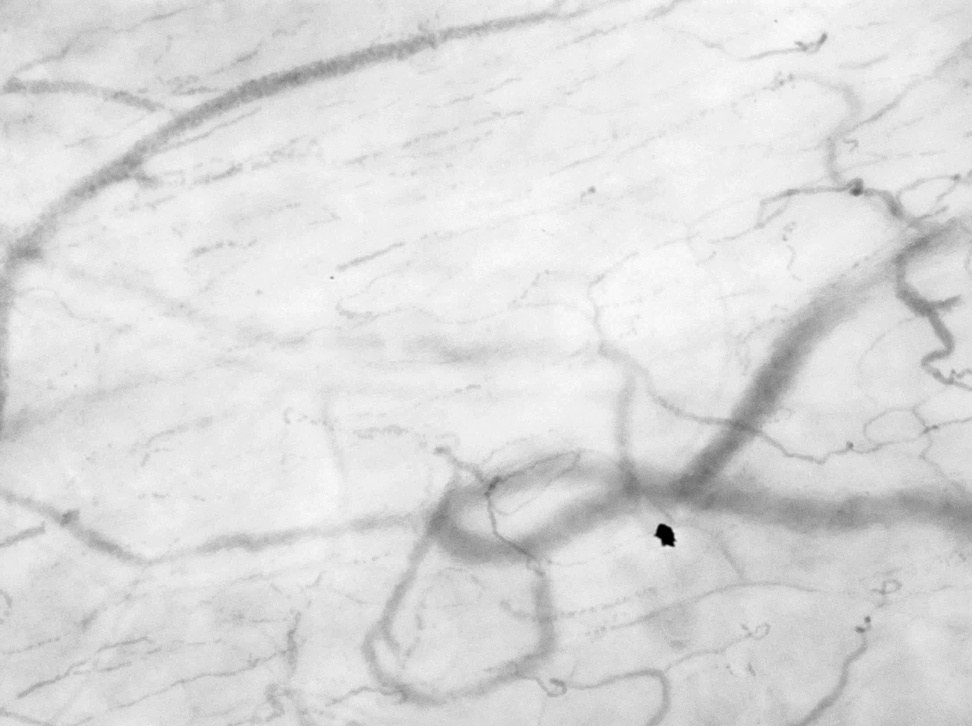
#> input picture firstImage.jpg, 972 x 726 px, shrunk from 2208 x 1648 before the run, given in place of movie1.mp4, which was not available
$ python imageFiltering.py
#> lines starting #> are read from the running program, lines starting #| are printed output that depends on the picture; after the words box and inside, x2 and y2 are one past the last pixel; in counts of white or black regions, pixels touching at a corner belong together; pictures that were not available may be replaced by others from this repository, and a replacement may not be noted
# -*- coding: utf-8 -*-
"""
Created on Mon May  7 19:26:20 2018

@author: DocBrown

This file experiments with filters from the paper:
   "Image Processing and Machine Learning for Diagnostic Analysis of Microcirculation"
"""

import cv2
import pywt
import numpy as np
#import PIL

#from matplotlib import pyplot as plt

print(cv2.__version__)
vidcap = cv2.VideoCapture('E:\Projects\Videos\movie1.mp4')
success,image = vidcap.read()
#> image is the input picture: shape (726, 972, 3); min 0, max 252, mean 219.9

#Greyscal conversion of image
img1 = cv2.cvtColor( image,cv2.COLOR_BGR2GRAY )

#Remove defect from image by removing dark pixels
b = img1 < 100  #remove defect using numpy array operation - loop too slow
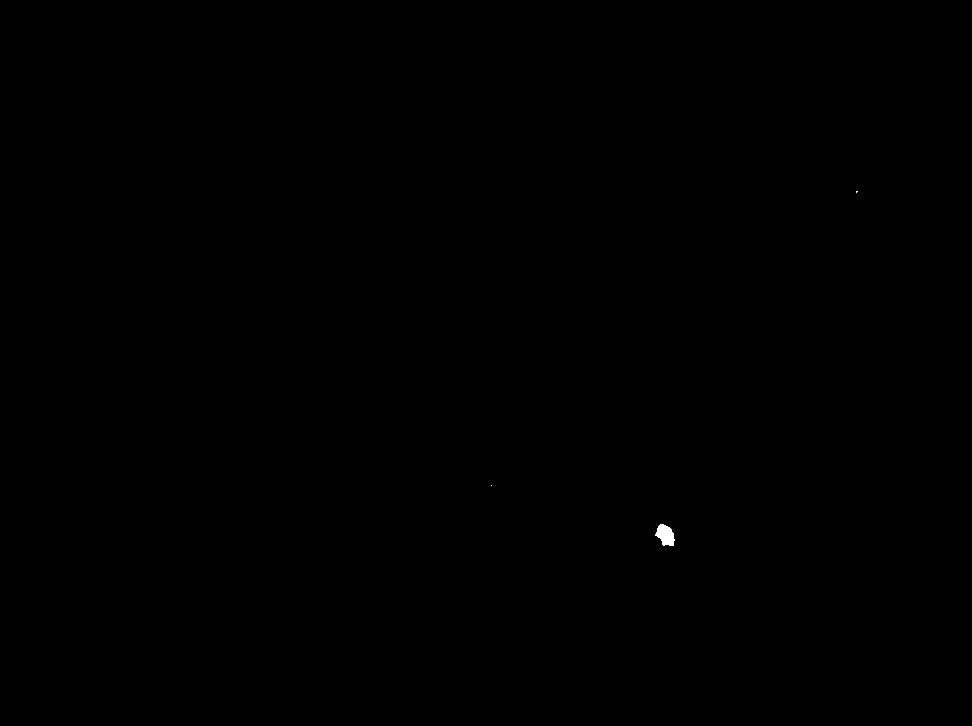
#> b: shape (726, 972) bool; 0.04% white; 3 white regions (2 under 20 px), largest, box (x1, y1, x2, y2) and area: (655, 524, 675, 546) 295
img1[b] = 255
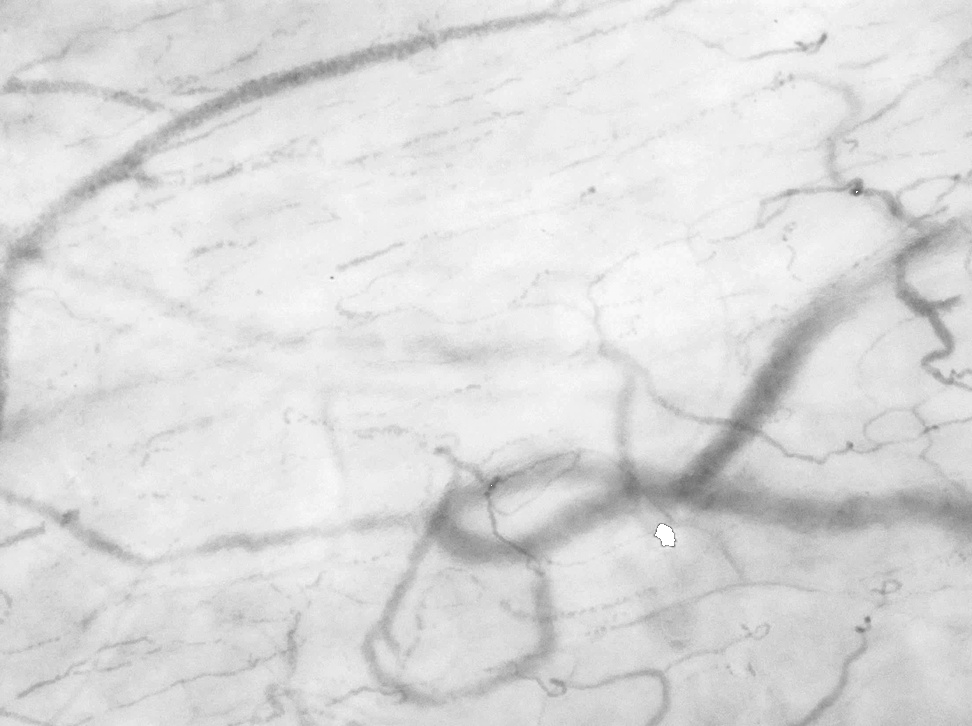
#> img1: shape (726, 972); min 100, max 255, mean 220

#histogram equalize the image
img2 = cv2.equalizeHist(img1)

img = img2
#cv2.imwrite("E:/Projects/Results/hist.jpg",equ)


#Implement Gaussian blurring of the image
gblur1= cv2.GaussianBlur(img,(5,5),0)
gblur2= cv2.GaussianBlur(img,(11,11),0)
gblur3= cv2.GaussianBlur(img,(15,15),0)
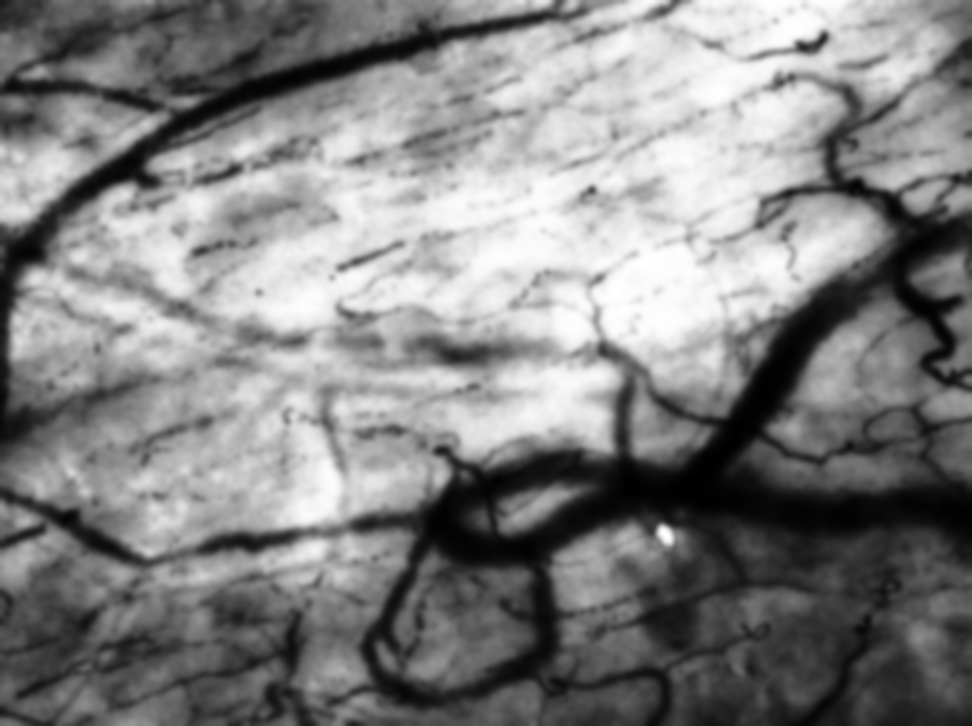
#> gblur3: shape (726, 972); min 0, max 255, mean 130.2
gblur4= cv2.GaussianBlur(img,(19,19),0)
gblur5= cv2.GaussianBlur(img,(23,23),0)
gblur6= cv2.GaussianBlur(img,(27,27),0)
gblur7= cv2.GaussianBlur(img,(43,53),0)
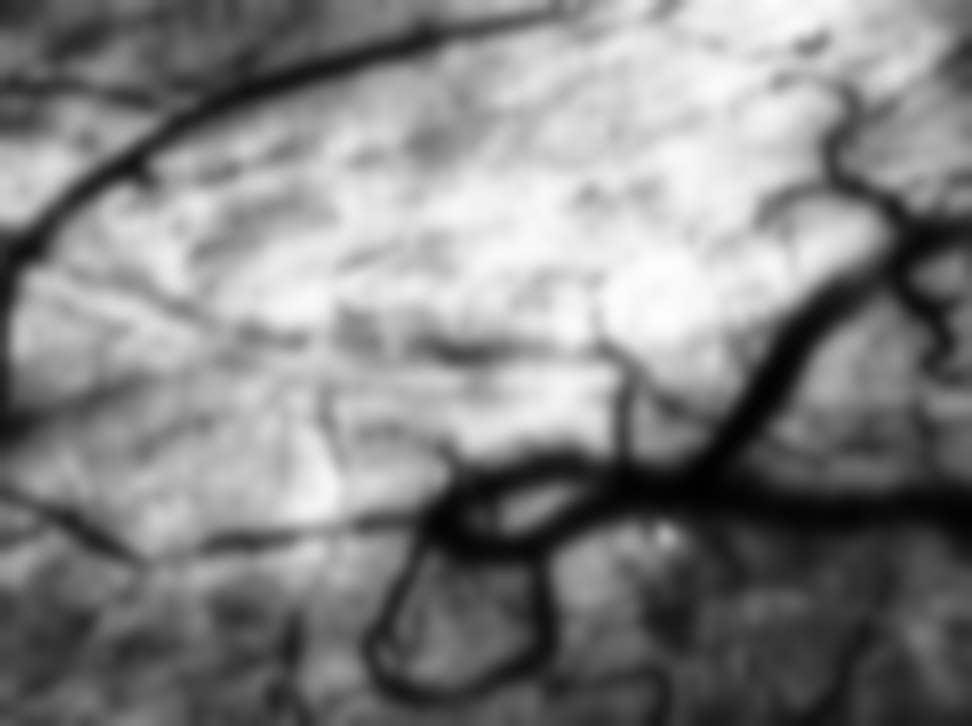
#> gblur7: shape (726, 972); min 1, max 253, mean 130.2
gblur8= cv2.GaussianBlur(img,(59,59),0)
gblur9= cv2.GaussianBlur(img,(73,73),0)

cv2.imwrite("E:/Projects/Results/gblur1.jpg",gblur1)
cv2.imwrite("E:/Projects/Results/gblur2.jpg",gblur2)
cv2.imwrite("E:/Projects/Results/gblur3.jpg",gblur3)
cv2.imwrite("E:/Projects/Results/gblur4.jpg",gblur4)
cv2.imwrite("E:/Projects/Results/gblur5.jpg",gblur5)
cv2.imwrite("E:/Projects/Results/gblur6.jpg",gblur6)
cv2.imwrite("E:/Projects/Results/gblur7.jpg",gblur7)
cv2.imwrite("E:/Projects/Results/gblur8.jpg",gblur8)
cv2.imwrite("E:/Projects/Results/gblur9.jpg",gblur9)


#Use an unsharp mask to sharpen the image
unsharp_image = cv2.addWeighted(img, 1.5, gblur1, -0.5, 0, img)
cv2.imwrite("E:/Projects/Results/usharp.jpg",unsharp_image)

unsharp_image1 = cv2.addWeighted(img, 1.5, gblur1, -0.5, 0)
cv2.imwrite("E:/Projects/Results/usharp1.jpg",unsharp_image1)

unsharp_image2 = cv2.addWeighted(img, 1.5, gblur2, -0.5, 0)
cv2.imwrite("E:/Projects/Results/usharp2.jpg",unsharp_image2)

unsharp_image3 = cv2.addWeighted(img, 1.5, gblur3, -0.5, 0)
cv2.imwrite("E:/Projects/Results/usharp3.jpg",unsharp_image3)

unsharp_image4 = cv2.addWeighted(img, 1.5, gblur4, -0.5, 0)
cv2.imwrite("E:/Projects/Results/usharp4.jpg",unsharp_image4)

unsharp_image5 = cv2.addWeighted(img, 1.5, gblur5, -0.5, 0)
cv2.imwrite("E:/Projects/Results/usharp5.jpg",unsharp_image5)

unsharp_image6 = cv2.addWeighted(img, 1.5, gblur6, -0.5, 0)
cv2.imwrite("E:/Projects/Results/usharp6.jpg",unsharp_image6)

unsharp_image7 = cv2.addWeighted(img, 1.5, gblur7, -0.5, 0)
cv2.imwrite("E:/Projects/Results/usharp7.jpg",unsharp_image7)

unsharp_image8 = cv2.addWeighted(img, 1.5, gblur8, -0.5, 0)
cv2.imwrite("E:/Projects/Results/usharp8.jpg",unsharp_image8)

unsharp_image9 = cv2.addWeighted(img, 1.5, gblur9, -0.5, 0)
cv2.imwrite("E:/Projects/Results/usharp9.jpg",unsharp_image9)


#Remove noise from image using Mean Denoising - still working out wavelets
denoise1 = cv2.fastNlMeansDenoising(unsharp_image9, None, 10,7,21)
cv2.imwrite("E:/Projects/Results/denoise1.jpg",denoise1)
denoise2 = cv2.fastNlMeansDenoising(unsharp_image9, None, 15,7,21)
cv2.imwrite("E:/Projects/Results/denoise2.jpg",denoise2)
denoise3 = cv2.fastNlMeansDenoising(unsharp_image9, None, 20,7,21)
cv2.imwrite("E:/Projects/Results/denoise3.jpg",denoise3)
denoise4 = cv2.fastNlMeansDenoising(unsharp_image9, None, 25,7,21)
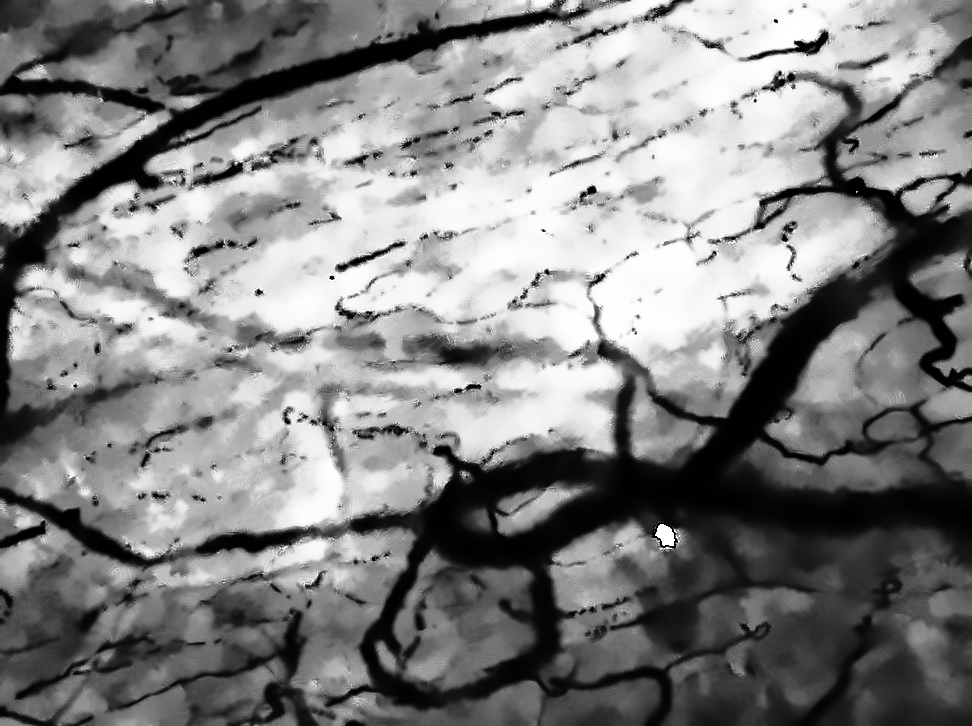
#> denoise4: shape (726, 972); min 0, max 255, mean 130.5
cv2.imwrite("E:/Projects/Results/denoise4.jpg",denoise4)
denoise5 = cv2.fastNlMeansDenoising(unsharp_image9, None, 30,7,21)
cv2.imwrite("E:/Projects/Results/denoise5.jpg",denoise5)
denoise6 = cv2.fastNlMeansDenoising(unsharp_image9, None, 35,7,21)
cv2.imwrite("E:/Projects/Results/denoise6.jpg",denoise6)
denoise7 = cv2.fastNlMeansDenoising(unsharp_image9, None, 40,7,21)
cv2.imwrite("E:/Projects/Results/denoise7.jpg",denoise7)
denoise8 = cv2.fastNlMeansDenoising(unsharp_image9, None, 45,7,21)
cv2.imwrite("E:/Projects/Results/denoise8.jpg",denoise8)
denoise9 = cv2.fastNlMeansDenoising(unsharp_image9, None, 50,7,21)
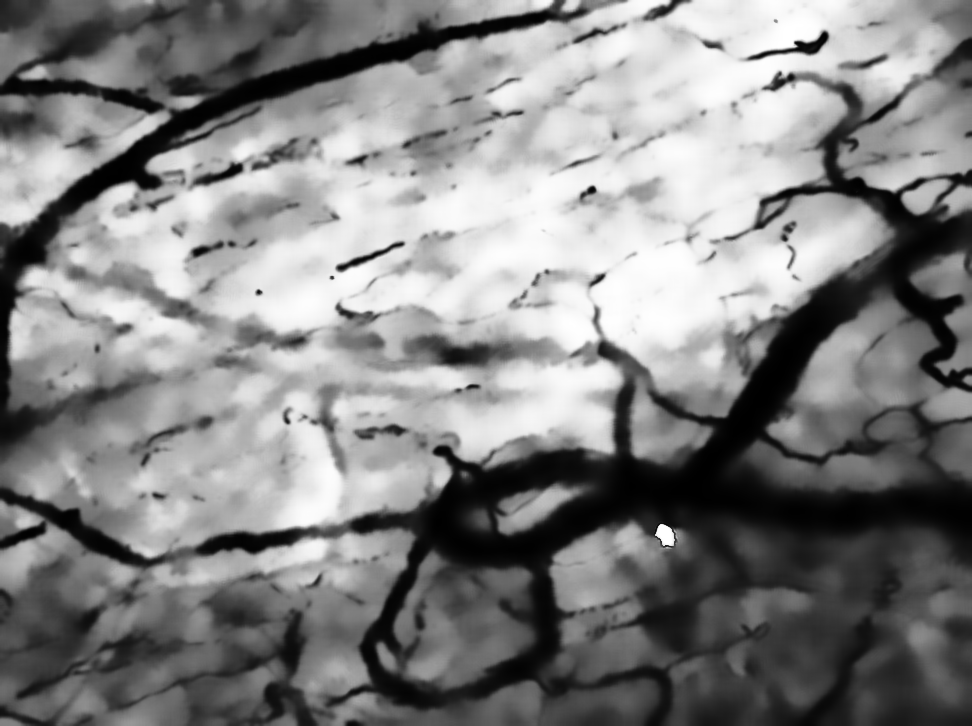
#> denoise9: shape (726, 972); min 0, max 255, mean 131.1
cv2.imwrite("E:/Projects/Results/denoise9.jpg",denoise9)


vidcap.release()
cv2.destroyAllWindows()
